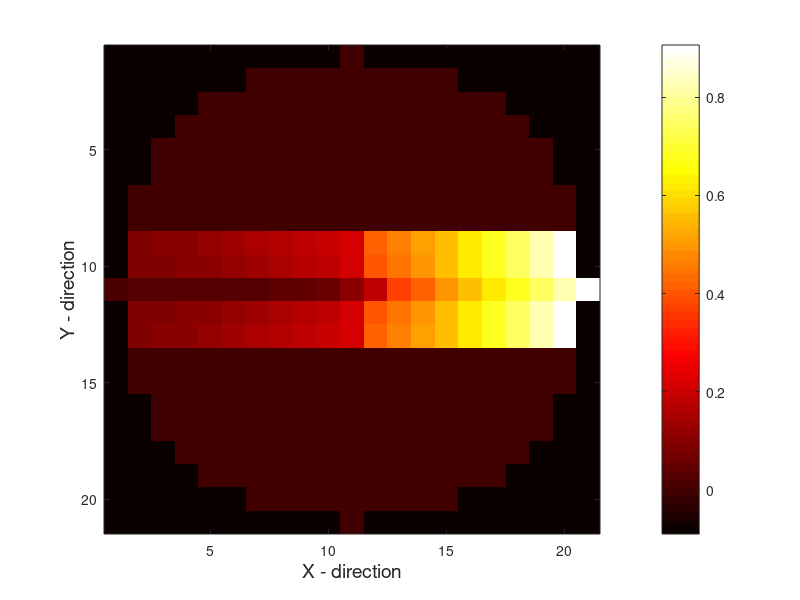

The MATLAB source for this figure: (Note: this script raises an error after producing the figure.)
close all;
clear;
clc;

global N_coll intensity_list indices

%% DATA X
load('data_x.mat')
N_coll = numel(yc_pts) * numel(zc_pts);

% Plot the heatmap
z = P(:, 3);
flags = z == 0;
X_x = reshape(intensity_list(flags), numel(xe_pts), numel(ye_pts));
figure;
imagesc(X_x)
xlabel('X - direction', 'FontSize', 14)
ylabel('Y - direction', 'FontSize', 14)
colorbar;
colormap hot;

% D matrix for normal tissue
D_N1 = return_dmat(in_normal_flags, in_col_flags);
D_N1 = [D_N1, zeros(size(D_N1, 1), 3 * N_coll)];
Dt_N1 = sum(D_N1, 1);
% D matrix for tumor
D_T1 = return_dmat(in_tumor_flags, in_col_flags);
% D matrix for organ at risk
D_O1 = return_dmat(in_oar_flags, in_col_flags);
D_O1 = [D_O1, zeros(size(D_O1, 1), 3 * N_coll)];
Dt_O1 = sum(D_O1, 1);

%% DATA X-Y
load('data_xy.mat')
N_coll = numel(yc_pts) * numel(zc_pts);

% Plot the heatmap
z = P(:, 3);
flags = z == 0;
X_xy = flipud(reshape(intensity_list(flags), numel(xe_pts), numel(ye_pts)));
figure;
imagesc(X_xy)
xlabel('X - direction', 'FontSize', 14)
ylabel('Y - direction', 'FontSize', 14)
colorbar;
colormap hot;

% D matrix for normal tissue
D_N2 = return_dmat(in_normal_flags, in_col_flags);
D_N2 = [zeros(size(D_N2, 1), N_coll), D_N2, zeros(size(D_N2, 1), 2*N_coll)];
Dt_N2 = sum(D_N2, 1);
% D matrix for tumor
D_T2 = return_dmat(in_tumor_flags, in_col_flags);
% D matrix for organ at risk
D_O2 = return_dmat(in_oar_flags, in_col_flags);
D_O2 = [zeros(size(D_O2, 1), N_coll), D_O2, zeros(size(D_O2, 1), 2*N_coll)];
Dt_O2 = sum(D_O2, 1);

%% DATA Y

load('data_y.mat')
N_coll = numel(yc_pts) * numel(zc_pts);

% Plot the heatmap
z = P(:, 3);
flags = z == 0;
X_y = flipud(reshape(intensity_list(flags), numel(xe_pts), numel(ye_pts)));
figure;
imagesc(X_y)
xlabel('X - direction', 'FontSize', 14)
ylabel('Y - direction', 'FontSize', 14)
colorbar;
colormap hot;

% D matrix for normal tissue
D_N3 = return_dmat(in_normal_flags, in_col_flags);
D_N3 = [zeros(size(D_N3, 1), 2 * N_coll), D_N3, zeros(size(D_N3, 1), N_coll)];
Dt_N3 = sum(D_N3, 1);
% D matrix for tumor
D_T3 = return_dmat(in_tumor_flags, in_col_flags);
% D matrix for organ at risk
D_O3 = return_dmat(in_oar_flags, in_col_flags);
D_O3 = [zeros(size(D_O3, 1), 2 * N_coll), D_O3, zeros(size(D_O3, 1), N_coll)];
Dt_O3 = sum(D_O3, 1);

%% DATA MXY (Minus X Plus Y)

load('data_mxy.mat')
N_coll = numel(yc_pts) * numel(zc_pts);

% Plot the heatmap
z = P(:, 3);
flags = z == 0;
X_mxy = flipud(reshape(intensity_list(flags), numel(xe_pts), numel(ye_pts)));
figure;
imagesc(X_mxy)
xlabel('X - direction', 'FontSize', 14)
ylabel('Y - direction', 'FontSize', 14)
colorbar;
colormap hot;

% D matrix for normal tissue
D_N4 = return_dmat(in_normal_flags, in_col_flags);
D_N4 = [zeros(size(D_N4, 1), 3 * N_coll), D_N4];
Dt_N4 = sum(D_N4, 1);
% D matrix for tumor
D_T4 = return_dmat(in_tumor_flags, in_col_flags);
% D matrix for organ at risk
D_O4 = return_dmat(in_oar_flags, in_col_flags);
D_O4 = [zeros(size(D_O4, 1), 3 * N_coll), D_O4];
Dt_O4 = sum(D_O4, 1);

%%
D_T = [D_T1, D_T2, D_T3, D_T4];
Dt_T = sum(D_T, 1);

C_N = Dt_N1 + Dt_N2 + Dt_N3;
C_O = Dt_O1 + Dt_O2 + Dt_O3;
   
save('mlop_data', 'D_N1', 'D_N2', 'D_N3', 'D_N4', 'D_O1', 'D_O2', ...
     'D_O3', 'D_O4', 'D_T', 'Dt_N1', 'Dt_N2', 'Dt_N3', 'Dt_N4', 'Dt_O1', ...
     'Dt_O2', 'Dt_O3', 'Dt_O4', 'Dt_T', 'C_N', 'C_O');

%% Plot all of them together
figure;
imagesc(X_x + X_xy + X_y + X_mxy)
xlabel('X - direction', 'FontSize', 14)
ylabel('Y - direction', 'FontSize', 14)
colorbar;
colormap hot;

%%%%%%%%%%%%%%%%%%%%%%%%%%%%%%%%%%%%%%%%%%%%%%%%%%%%%%%
function D = return_dmat(flag1, flag2)
    global N_coll intensity_list indices
    flags = flag1 & flag2;
    K = sum(flags);
    D = zeros(K, N_coll);
    D((indices(flags)-1)*K + (1:K)') = intensity_list(flags);
end
